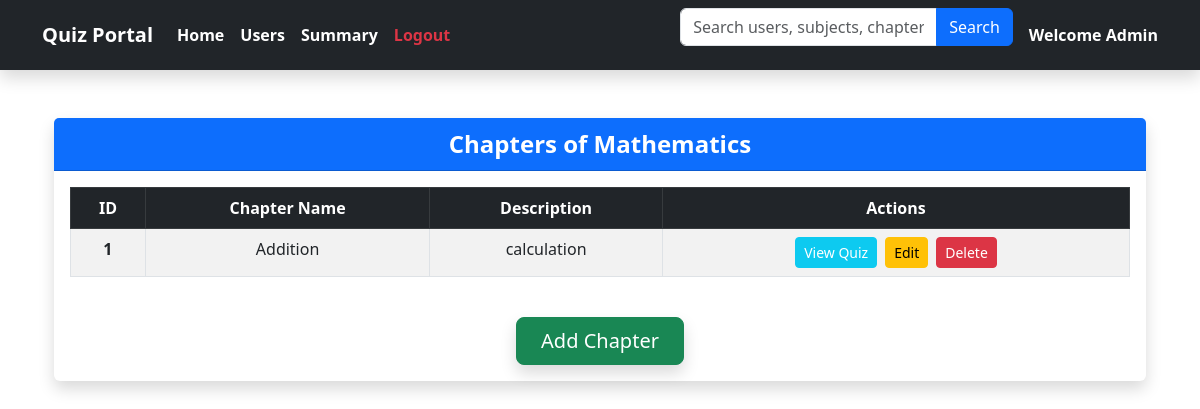
Screenshot of /subject/1/chapters with the database file from the repository.
### backend/models.py (models this page shows)
class Subject(db.Model):
    __tablename__ = 'subjects'
    id = db.Column(db.Integer, primary_key=True)
    name = db.Column(db.String(100), nullable=False)
    description = db.Column(db.String(255), nullable=True)
    chapters = db.relationship('Chapter', backref='subject', cascade="all, delete", lazy=True)

class Chapter(db.Model):
    __tablename__ = 'chapter'
    id = db.Column(db.Integer, primary_key=True)
    name = db.Column(db.String, nullable=False)
    description = db.Column(db.String, nullable=False)
    subject_id = db.Column(db.Integer, db.ForeignKey('subjects.id', ondelete='CASCADE'), nullable=False)
    quizzes = db.relationship('Quiz', backref='chapter',lazy=True, cascade='all, delete-orphan')

### app.py (the view)
@app.route('/subject/<int:subject_id>/chapters')
def view_chapters(subject_id):
    subject = Subject.query.get_or_404(subject_id)
    chapters = Chapter.query.filter_by(subject_id=subject_id).all()
    return render_template('view_chapters.html', subject=subject, chapters=chapters)

### templates/view_chapters.html (shortened to what this page needs)
{% extends "navbar.html" %}
{% block content %}
    <div class="container my-5">
        <div class="card shadow border-0">
            <div class="card-header bg-primary text-white text-center fs-4 fw-bold">
                Chapters of {{ subject.name }}
            </div>
            <div class="card-body">
                <div class="table-responsive">
                    <table class="table table-striped table-bordered text-center">
                        <thead class="table-dark">
                            <tr>
                                <th>ID</th>
                                <th>Chapter Name</th>
                                <th>Description</th>
                                <th>Actions</th>
                            </tr>
                        </thead>
                        <tbody>
                            {% for chapter in chapters %}
                            <tr>
                                <td class="fw-bold">{{ chapter.id }}</td>
                                <td>{{ chapter.name }}</td>
                                <td>{{ chapter.description }}</td>
                                <td>
                                    <div class="d-flex justify-content-center gap-2">
                                        <a href="{{ url_for('view_quizzes', chapter_id=chapter.id) }}" class="btn btn-info btn-sm text-white">View Quiz</a>
                                        <a href="{{ url_for('edit_chapter', chapter_id=chapter.id) }}" class="btn btn-warning btn-sm">Edit</a>
                                        <form action="{{ url_for('delete_chapter', chapter_id=chapter.id) }}" method="POST">
                                            <button type="submit" class="btn btn-danger btn-sm">Delete</button>
                                        </form>
                                    </div>
                                </td>
                            </tr>
                            {% endfor %}
                        </tbody>
                    </table>
                </div>
                <div class="text-center mt-4">
                    <a href="{{ url_for('add_chapter', subject_id=subject.id) }}" class="btn btn-success btn-lg px-4 shadow">Add Chapter</a>
                </div>
            </div>
        </div>
    </div>
{% endblock %}

### rows the page displays
Subject: name "Mathematics"
Chapter: id "1", name "Addition", description "calculation"
